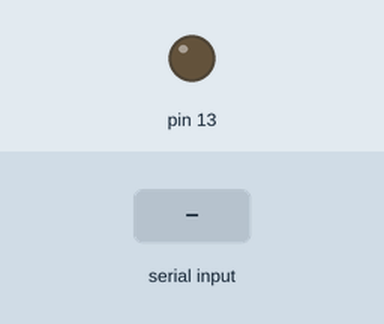
This sketch was run on a simulated Arduino Uno, built with avr-gcc and run on an emulated ATmega328P. On the bench: output pins drawn as LEDs (lit = HIGH). The test bench sets the inputs (shaded band).

Above: at 1.2 s.
1.3 s: "b" received over Serial
At 2.5 s:
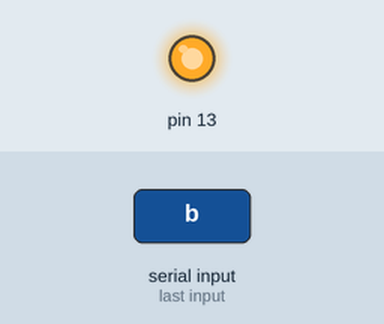
Timing chart, 0 to 4.3 s (numbered marks = the images above; inputs shaded):
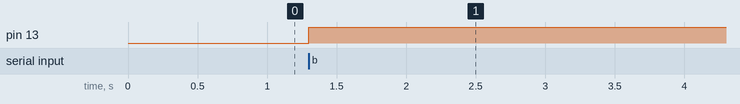

The sketch:

atom.ino
```cpp
void setup() {
  Serial.begin(9600);
  //baud_rate should be same as the baud_rate mentioned in client1.rb

  //Set pin 13 to be output pin (connect LED here)
  pinMode(13, OUTPUT);

  digitalWrite(13,LOW); //set it off


}


//this function is called when we get a character
//over USB/Serial
void got_char(char x) {

  //if we get b over Serial and so on
  if(x == 'b') {
    //... blink the LED
    digitalWrite(13,HIGH);

  }

}

void loop() {
  //check if there's any data available on serial
  if(Serial.available() > 0) {
    //if there is, we read it
    byte byte_read = Serial.read();

    //and call "got_char"
    got_char((char)byte_read);
  }
}
```

Measured:
- after the input at 1.3 s, pin 13: LOW → HIGH at once
